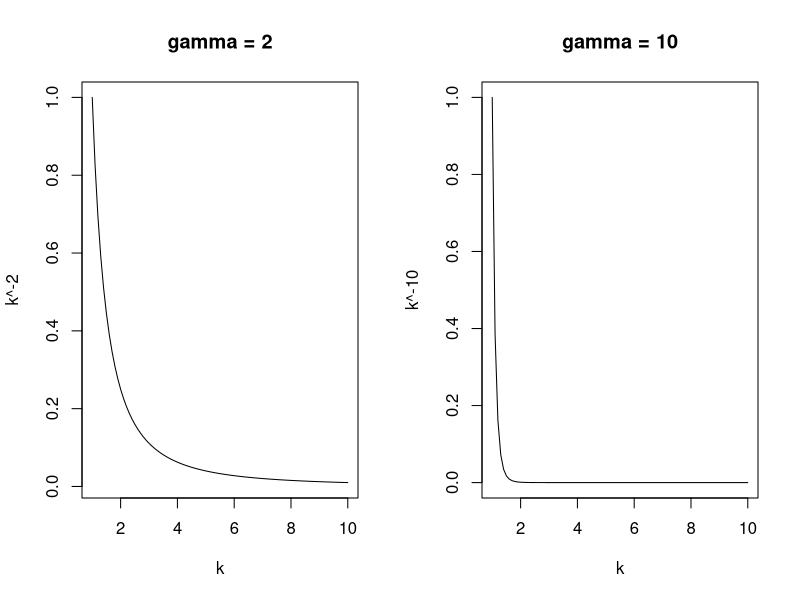
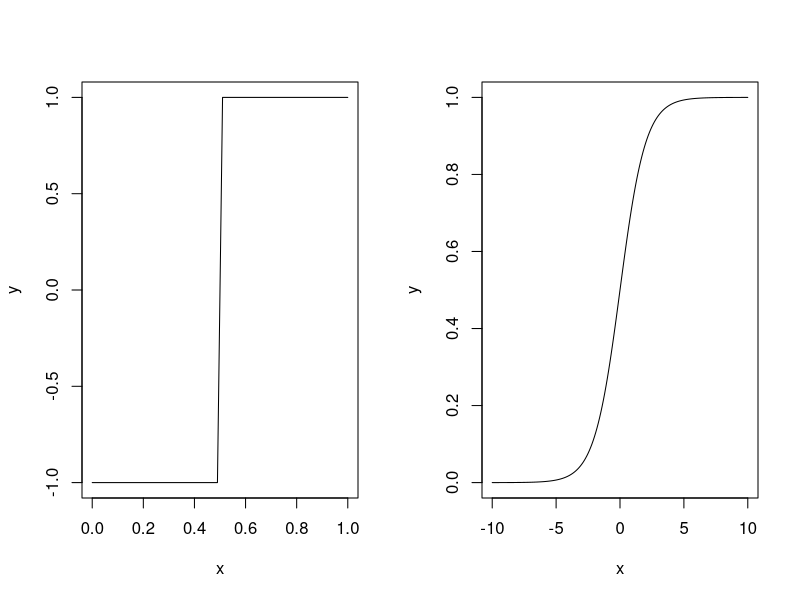

These charts were generated, in order, by the following R code:
## ---- chunk 1
layout(t(1:2))

# gamma = 2
k = seq(1, 10, by=0.1)
plot(k, k^-2, type='l')
title('gamma = 2')

# gamma = 10
plot(k, k^-10, type='l')
title('gamma = 10')
## ---- chunk 2
x = seq(0, 1, by=0.01)
y = sign(-0.5 + x)
plot(x, y, 'l')
## ---- chunk 3
x = seq(-10, 10, by=0.1)
y = 1 / (1 + exp(-x))
plot(x, y, 'l')
